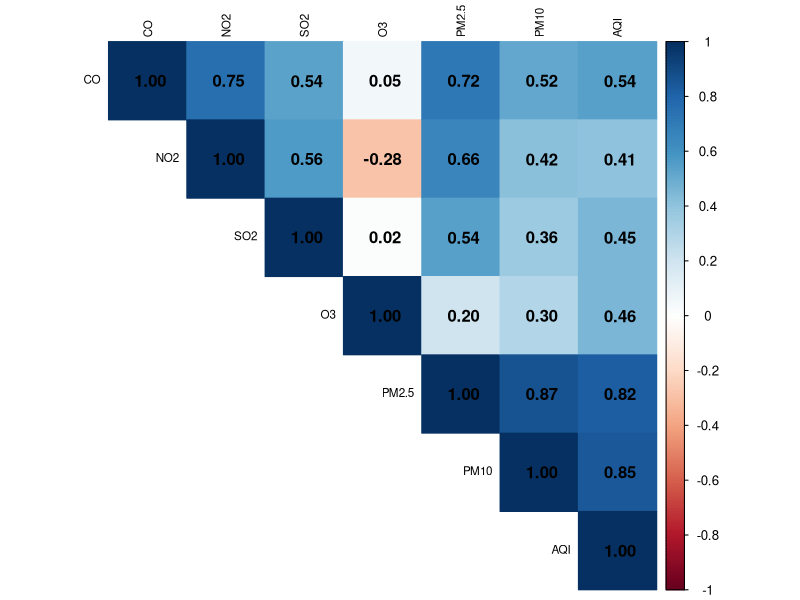
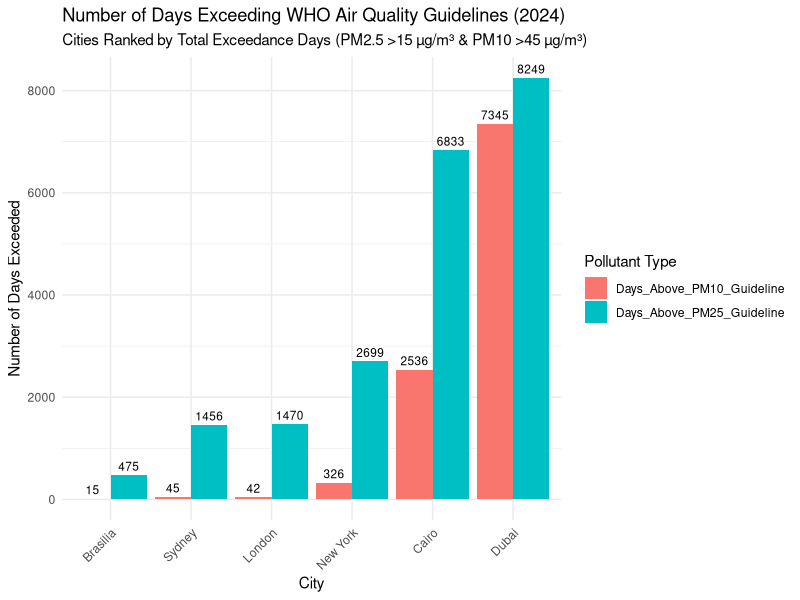
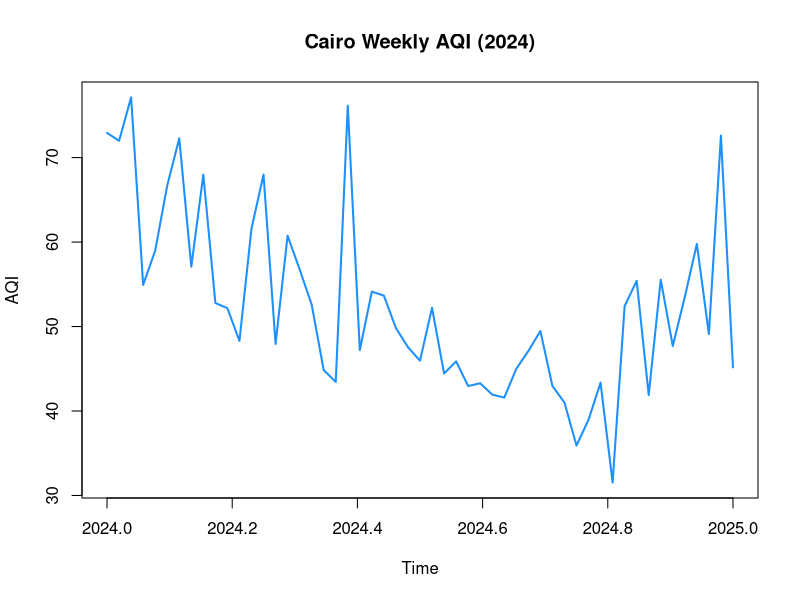
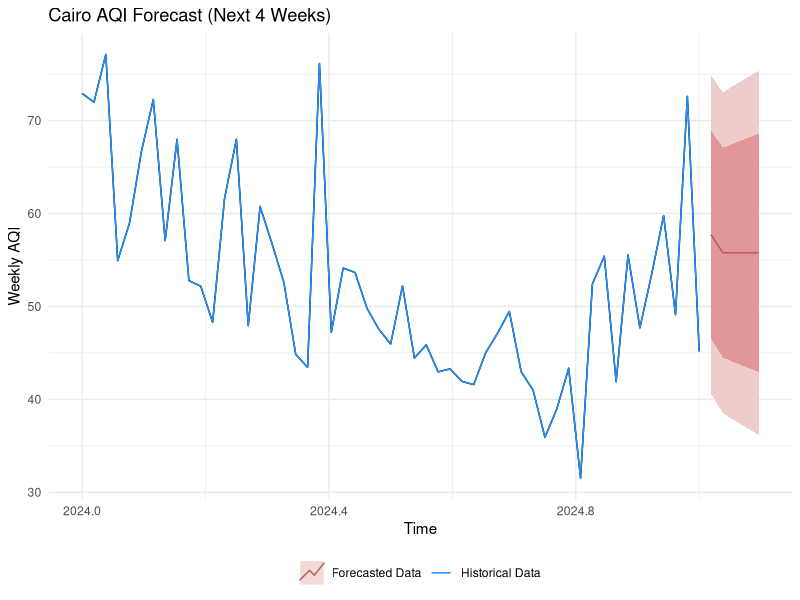
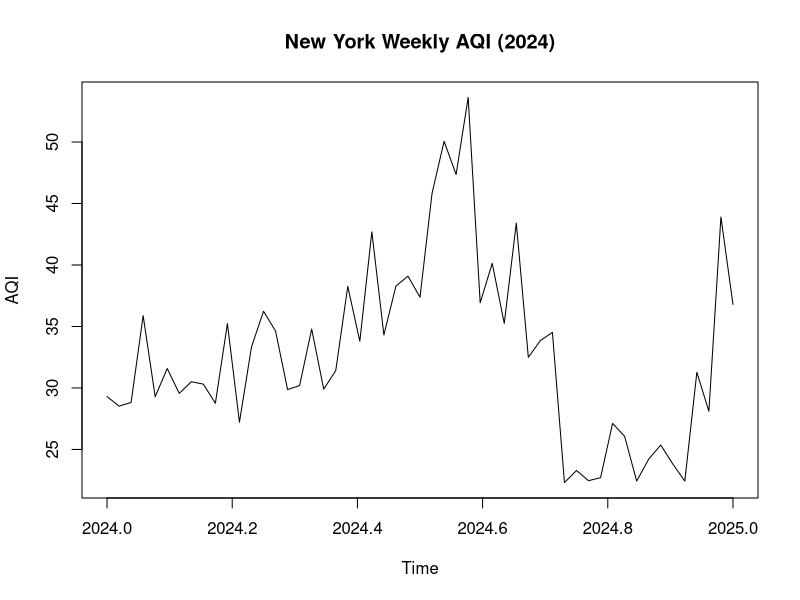
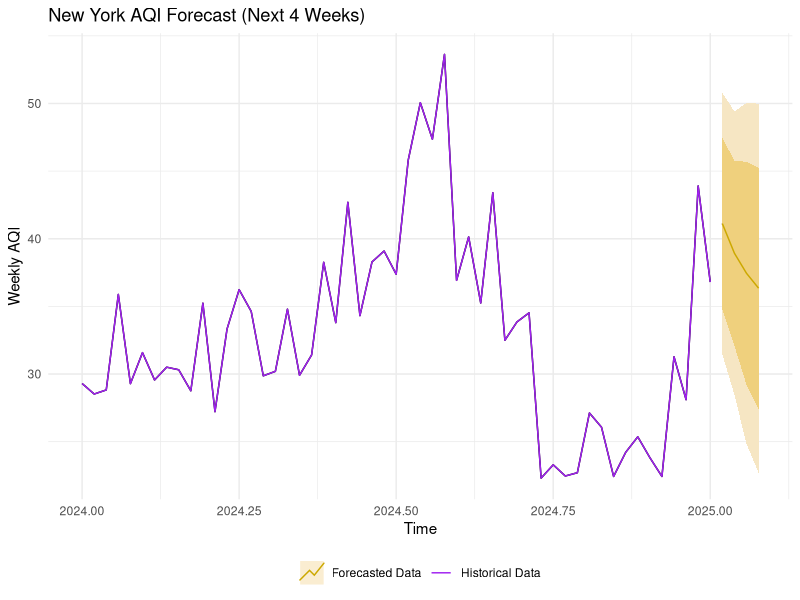
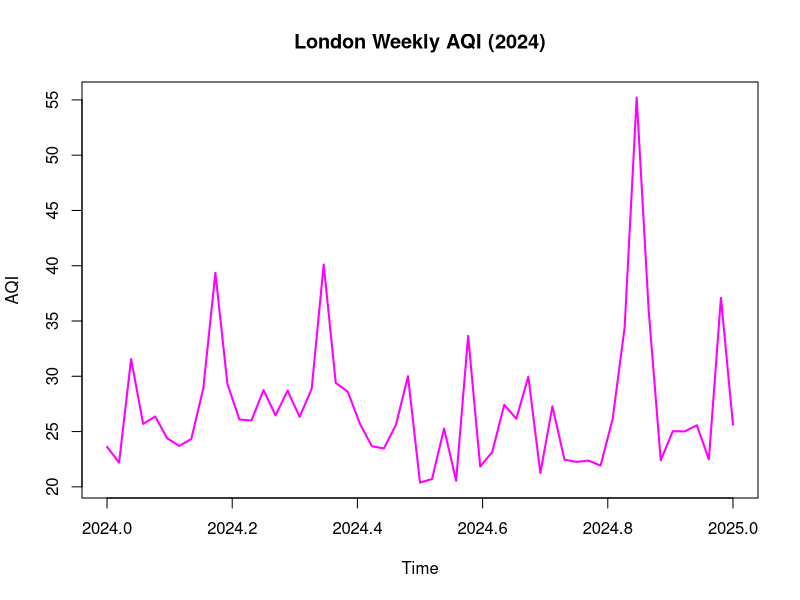
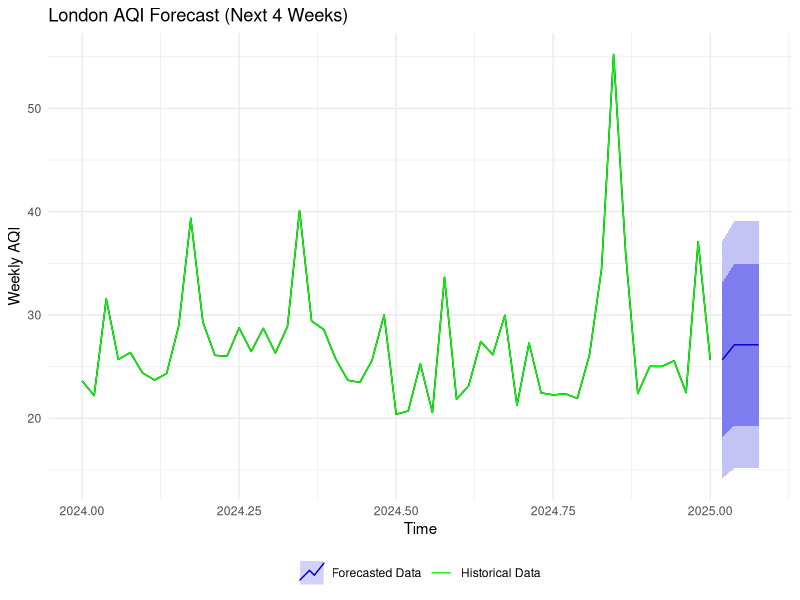

The R source for these figures, in order:
# -----------PHASE ONE-----------
#install required packages
install.packages("readr")
install.packages("dplyr")
install.packages("ggplot2")
install.packages("lubridate")
install.packages("corrplot")
install.packages("forecast")
install.packages('tidyr')
# load library()
library("readr")
library("dplyr")
library("ggplot2")
library("dplyr")
library(tidyr)
library(ggplot2)
library(forecast)
#setting working directory
setwd("/home/setup/Desktop/Airquality_Data_Analysis_with_R")
# load the air quality data set
df_aqi <- read_csv("Air_Quality.csv")

# Display the first few rows of the data frame
head(df_aqi)
#getting info about the data
glimpse(df_aqi)

# Statistical summary for numeric columns
summary(df_aqi)
#---------PHASE TWO --------------------
# ---    A -cleaning the Datas
#    ---- 80% of Co2 data is missing we can exclude it from our main correlation analysis
#---- The Date column is currently a character string.
#For any time-series analysis, R needs to recognize it as a date object.
#We can use the ymd_hms() function from the lubridate
#load the lubridate library
library("lubridate")
# Converting the Date column to a proper date-time object
df_aqi <- df_aqi %>%
  mutate(Date = ymd_hms(Date))

#as we got errors in converting some dates to proper date object
#we cleaned the rows rows as part of data cleaning by filtering by if is not [NA]
df_aqi_clean <- df_aqi %>%
  filter(!is.na(Date))

# Check the number of rows to confirm the cleaning worked
print("The number of rows after cleaning:")
print(nrow(df_aqi_clean))

#also lets remove c02 as part of our data cleaning as it has almost 45,000 NA values
#i.e 80% of the values are missing by excluding with - sign
df_final <- df_aqi_clean %>%
  select(-CO2)
# Checking the column names to confirm it was removed
print("The columns in the final data frame are:")
print(names(df_final))
print(nrow(df_final))

# --------------  PHASE3 (DATA ANALYSIS) -------------
# =========   (ONE) Pollutant Correlation Analysis ===========
# Our goal here is to identify which pollutants have the strongest relationship with the Air Quality Index (AQI).
# We'll do this by creating a Correlation matrix and then visualizing it with a correlation heatmap
# corrplot package is required and loaded
library("corrplot")
# (A): we  Select the numeric columns for the analysis
# by  selecting  all columns except 'Date' and 'City'
df_numeric <- df_final %>%
  select(-Date, -City)

# (B):Compute the correlation matrix for the prepared data
correlation_matrix <- cor(df_numeric)
# (C): # Plotting the correlation heatmap
corrplot(correlation_matrix, method = "color", type = "upper",
         addCoef.col = "black", # Add correlation coefficients
         tl.cex = 0.7, # Font size for labels
         tl.col = "black")

#============ (TWO) Health Impact Analysis ========
#Our task is to find out how many days each city exceeded these healthy thresholds during 2024.
#We will then visualize this to make a  statement in presentation.
# (A): we calculate the Days Exceeding WHO Guidelines per City
# with dplyr we can group the data by City and count the number of daily measurements
#that are above the WHO guidelines for both PM2.5 and PM10

# Calculate the number of days each city exceeded the WHO PM2.5 guideline
# ------------------ According to WHO
# PM2.5(fine dust ,most dangerous) : harmful when concentration is greater than [15μg/m³],
# PM10(Coarse Dust): Harmful when concentration is greater than [45μg/m³]
#----------------------
pm25_exceedance <- df_final %>%
  group_by(City) %>%
  summarise(
    Days_Above_PM25_Guideline = sum(PM2.5 > 15, na.rm = TRUE)
  )

# Calculate the number of days each city exceeded the WHO PM10 guideline
pm10_exceedance <- df_final %>%
  group_by(City) %>%
  summarise(
    Days_Above_PM10_Guideline = sum(PM10 > 45, na.rm = TRUE)
  )

# Print the results
print("Days each city exceeded the WHO PM2.5 guideline:")
print(pm25_exceedance)

print("Days each city exceeded the WHO PM10 guideline:")
print(pm10_exceedance)


# Plotting the values in a a Bar chart for easier visualization & disparity between the cities
# Combine the two data frames for easier plotting
combined_exceedance <- left_join(pm25_exceedance, pm10_exceedance, by = "City")

# Reshaping  the data for a better bar chart layout
plot_data <- combined_exceedance %>%
  pivot_longer(
    cols = c("Days_Above_PM25_Guideline", "Days_Above_PM10_Guideline"),
    names_to = "Pollutant",
    values_to = "Days_Exceeded"
  )

# Create the bar chart with reordered cities
ggplot(plot_data, aes(x = reorder(City, Days_Exceeded), y = Days_Exceeded, fill = Pollutant)) +
  geom_bar(stat = "identity", position = "dodge") +
  geom_text(aes(label = Days_Exceeded), position = position_dodge(width = 0.9), vjust = -0.5, size = 3) +
  labs(
    title = "Number of Days Exceeding WHO Air Quality Guidelines (2024)",
    subtitle = "Cities Ranked by Total Exceedance Days (PM2.5 >15 µg/m³ & PM10 >45 µg/m³)",
    x = "City",
    y = "Number of Days Exceeded",
    fill = "Pollutant Type"
  ) +
  theme_minimal() +
  theme(axis.text.x = element_text(angle = 45, hjust = 1))

# ------------(THREE) Time-Series Forecasting for Cairo -----------
# Let's use Cairo, as its high number of exceedance days will
# likely show some interesting trends.
#  we need to filter our data for Cairo and then combine  it to a weekly level.
# Making the time series easier to model, forecast library will be used

# Filtering the data to get only Cairo's records
cairo_data <- df_final %>%
  filter(City == "Cairo")

# combine the data to a weekly average for a cleaner time series
#i.e hours from jan [1-7] becomes week
cairo_ts_data <- cairo_data %>%
  mutate(Week = floor_date(Date, "week")) %>%
  group_by(Week) %>%
  summarise(
    AQI_Weekly = mean(AQI, na.rm = TRUE)
  )

# converting dataframe into a time series object using ts(startdate, frequency)
cairo_ts <- ts(cairo_ts_data$AQI_Weekly, start = c(2024, 1), frequency = 52)

# Plot the time series to visualize the trend
plot(cairo_ts, main = "Cairo Weekly AQI (2024)", xlab = "Time", ylab = "AQI",col = "dodgerblue" ,lwd=2)

# using auto.arima() function to select the best arima model for the forecast
# Fitting an ARIMA model to the time series data
fit <- auto.arima(cairo_ts)

# Print the model summary to see the chosen parameters
print(summary(fit))
# We can Forecast the next 4 weeks of AQI(Air quality Index for Cairo City)
forecast_results <- forecast(fit, h = 5)


# Plot the forecast using autoplot, which uses ggplot2
# We will use this to set up the plot
autoplot(forecast_results, main = "Cairo AQI Forecast (Next 4 Weeks)",
         xlab = "Time", ylab = "Weekly AQI") +
  # Using autolayer to add the historical data
  autolayer(cairo_ts, series = "Historical Data") +
  # Using autolayer to add the forecast with its confidence intervals
  autolayer(forecast_results, series = "Forecasted Data", PI = TRUE) +
  scale_color_manual(values = c("Historical Data" = "dodgerblue", "Forecasted Data" = "firebrick")) +
  theme_minimal() +
  theme(legend.position = "bottom", legend.title = element_blank())



# ------------(THREE) Time-Series Forecasting for Newyork -----------
# Filter the data to get only New York's records
ny_data <- df_final %>%
  filter(City == "New York")

# Aggregate the data to a weekly average
ny_ts_data <- ny_data %>%
  mutate(Week = floor_date(Date, "week")) %>%
  group_by(Week) %>%
  summarise(
    AQI_Weekly = mean(AQI, na.rm = TRUE)
  )

# 2. Create a Time-Series Object for New York
ny_ts <- ts(ny_ts_data$AQI_Weekly, start = c(2024, 1), frequency = 52)
plot(ny_ts, main = "New York Weekly AQI (2024)", xlab = "Time", ylab = "AQI")

# 3. Build and Forecast the Model for New York
fit_ny <- auto.arima(ny_ts)
print(summary(fit_ny))
forecast_results_ny <- forecast(fit_ny, h = 4)
# Plot the New York forecast using autoplot
autoplot(forecast_results_ny, main = "New York AQI Forecast (Next 4 Weeks)",
         xlab = "Time", ylab = "Weekly AQI") +
  # Adding the historical data
  autolayer(ny_ts, series = "Historical Data") +
  # Add the forecast with confidence intervals
  autolayer(forecast_results_ny, series = "Forecasted Data", PI = TRUE) +
  # Customize the color palette and labels
  scale_color_manual(values = c("Historical Data" = "purple", "Forecasted Data" = "orange")) +
  # Add a clean theme for a professional look
  theme_minimal() +
  theme(legend.position = "bottom", legend.title = element_blank())



# ------------(Five) Time-Series Forecasting for London -----------
#low risk city
# 1. Prepare the Data for London
# Filter the data to get only London's records
london_data <- df_final %>%
  filter(City == "London")

# Aggregate the data to a weekly average
london_ts_data <- london_data %>%
  mutate(Week = floor_date(Date, "week")) %>%
  group_by(Week) %>%
  summarise(
    AQI_Weekly = mean(AQI, na.rm = TRUE)
  )

# 2. Create a Time-Series Object for London
london_ts <- ts(london_ts_data$AQI_Weekly, start = c(2024, 1), frequency = 52)
plot(london_ts, main = "London Weekly AQI (2024)", xlab = "Time", ylab = "AQI", col="magenta", lwd=2)

# 3. Build and Forecast the Model for London
fit_london <- auto.arima(london_ts)
print(summary(fit_london))
forecast_results_london <- forecast(fit_london, h = 4)
# Plot the London forecast using autoplot
autoplot(forecast_results_london, main = "London AQI Forecast (Next 4 Weeks)",
         xlab = "Time", ylab = "Weekly AQI") +
  # Add the historical data
  autolayer(london_ts, series = "Historical Data") +
  # Add the forecast with confidence intervals
  autolayer(forecast_results_london, series = "Forecasted Data", PI = TRUE) +
  # Customize the color palette and labels
  scale_color_manual(values = c("Historical Data" = "green", "Forecasted Data" = "blue")) +
  # Add a clean theme for a professional look
  theme_minimal() +
  theme(legend.position = "bottom", legend.title = element_blank())


# 1. Prepare the Data for Dubai
dubai_data <- df_aqi_clean %>%
  filter(City == "Dubai") %>%
  mutate(Week = floor_date(Date, "week")) %>%
  group_by(Week) %>%
  summarise(AQI_Weekly = mean(AQI, na.rm = TRUE))

# 2. Create a Time-Series Object for Dubai
dubai_ts <- ts(dubai_data$AQI_Weekly, start = c(2024, 1), frequency = 52)
plot(dubai_ts, main = "Dubai Weekly AQI (2024)", xlab = "Time", ylab = "AQI", col="magenta", lwd=2)

# 3. Build and Forecast the Model for Dubai
fit_dubai <- auto.arima(dubai_ts)
print(summary(fit_dubai))
forecast_results_dubai <- forecast(fit_dubai, h = 4)

# Plot the Dubai forecast using autoplot
autoplot(forecast_results_dubai, main = "Dubai AQI Forecast (Next 4 Weeks)",
         xlab = "Time", ylab = "Weekly AQI") +
  autolayer(dubai_ts, series = "Historical Data") +
  autolayer(forecast_results_dubai, series = "Forecasted Data", PI = TRUE) +
  scale_color_manual(values = c("Historical Data" = "orange", "Forecasted Data" = "red")) +
  theme_minimal() +
  theme(legend.position = "bottom", legend.title = element_blank())



# --brasilia

# 1. Prepare the Data for Brasilia
brasilia_data <- df_aqi_clean %>%
  filter(City == "Brasilia") %>%
  mutate(Week = floor_date(Date, "week")) %>%
  group_by(Week) %>%
  summarise(AQI_Weekly = mean(AQI, na.rm = TRUE))

# 2. Create a Time-Series Object for Brasilia
brasilia_ts <- ts(brasilia_data$AQI_Weekly, start = c(2024, 1), frequency = 52)
plot(brasilia_ts, main = "Brasilia Weekly AQI (2024)", xlab = "Time", ylab = "AQI", col="magenta", lwd=2)

# 3. Build and Forecast the Model for Brasilia
fit_brasilia <- auto.arima(brasilia_ts)
print(summary(fit_brasilia))
forecast_results_brasilia <- forecast(fit_brasilia, h = 4)

# Plot the Brasilia forecast using autoplot
autoplot(forecast_results_brasilia, main = "Brasilia AQI Forecast (Next 4 Weeks)",
         xlab = "Time", ylab = "Weekly AQI") +
  autolayer(brasilia_ts, series = "Historical Data") +
  autolayer(forecast_results_brasilia, series = "Forecasted Data", PI = TRUE) +
  scale_color_manual(values = c("Historical Data" = "dodgerblue", "Forecasted Data" = "skyblue")) +
  theme_minimal() +
  theme(legend.position = "bottom", legend.title = element_blank())



# sydney
# 1. Prepare the Data for Sydney
sydney_data <- df_aqi_clean %>%
  filter(City == "Sydney") %>%
  mutate(Week = floor_date(Date, "week")) %>%
  group_by(Week) %>%
  summarise(AQI_Weekly = mean(AQI, na.rm = TRUE))

# 2. Create a Time-Series Object for Sydney
sydney_ts <- ts(sydney_data$AQI_Weekly, start = c(2024, 1), frequency = 52)
plot(sydney_ts, main = "Sydney Weekly AQI (2024)", xlab = "Time", ylab = "AQI", col="magenta", lwd=2)

# 3. Build and Forecast the Model for Sydney
fit_sydney <- auto.arima(sydney_ts)
print(summary(fit_sydney))
forecast_results_sydney <- forecast(fit_sydney, h = 4)

# Plot the Sydney forecast using autoplot
autoplot(forecast_results_sydney, main = "Sydney AQI Forecast (Next 4 Weeks)",
         xlab = "Time", ylab = "Weekly AQI") +
  autolayer(sydney_ts, series = "Historical Data") +
  autolayer(forecast_results_sydney, series = "Forecasted Data", PI = TRUE) +
  scale_color_manual(values = c("Historical Data" = "forestgreen", "Forecasted Data" = "darkgreen")) +
  theme_minimal() +
  theme(legend.position = "bottom", legend.title = element_blank())





# scatter plot showing exceedence
# Make sure you have the tidyverse library loaded
library(tidyverse)

# Filter the data for Cairo and add a column to flag exceedances
cairo_exceedance_plot_data <- df_final %>%
  filter(City == "Cairo") %>%
  mutate(
    Exceeds_PM25 = PM2.5 > 15,
    Exceeds_PM10 = PM10 > 45,
    Exceedance_Type = case_when(
      Exceeds_PM25 & Exceeds_PM10 ~ "Both PM2.5 & PM10",
      Exceeds_PM25 ~ "PM2.5 Only",
      Exceeds_PM10 ~ "PM10 Only",
      TRUE ~ "No Exceedance"
    )
  ) %>%
  # Filter out rows with no exceedance to keep the plot clean and focused
  filter(Exceedance_Type != "No Exceedance")

# Create the scatter plot
ggplot(cairo_exceedance_plot_data, aes(x = Date, y = AQI, color = Exceedance_Type)) +
  geom_point(alpha = 0.6) +
  labs(
    title = "Cairo AQI vs. Days Exceeding WHO Guidelines",
    subtitle = "Highlighting days when PM2.5 (>15 µg/m³) or PM10 (>45 µg/m³) were above limits",
    x = "Date",
    y = "AQI",
    color = "Exceedance Type"
  ) +
  theme_minimal()


# Make sure you have the tidyverse library loaded
library(tidyverse)

# Filter the data for Cairo and add a column to flag exceedances
raw_aqi_plot <- ggplot(df_aqi_clean, aes(x = Date, y = AQI, group = City, color = City)) +
  geom_line(alpha = 0.6) +
  labs(
    title = "AQI Over Time (All Cities)",
    subtitle = "Raw data before aggregation or modeling",
    x = "Date",
    y = "AQI",
    color = "City"
  ) +
  theme_minimal()

print(raw_aqi_plot)
